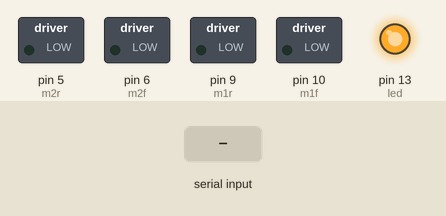
Simulated run of this sketch. Board: Arduino Uno, built with avr-gcc and run on an emulated ATmega328P. On the bench: switched loads named in the sketch (green lamp = pin HIGH), output pins drawn as LEDs (lit = HIGH). The inputs (shaded band) are chosen by the test bench.

Above: at 1.2 s.
1.3 s: "<30,150>" received over Serial
At 2.0 s:
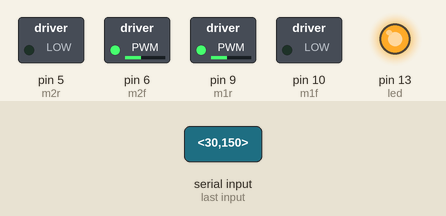
2.8 s: "<3>" received over Serial
At 4.0 s:
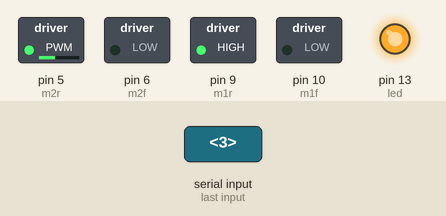
4.3 s: "<2>" received over Serial
At 5.3 s:
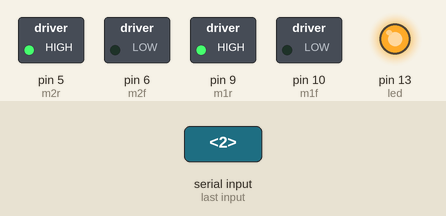
5.8 s: "<1>" received over Serial
At 6.4 s:
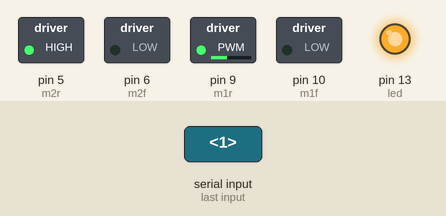
7.3 s: "<4>" received over Serial
At 8.7 s:
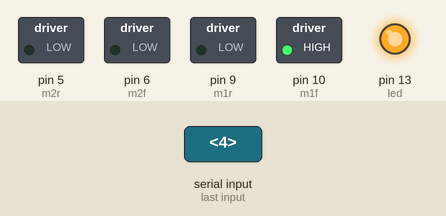
Timing chart, 0 to 9.8 s (numbered marks = the images above; inputs shaded):
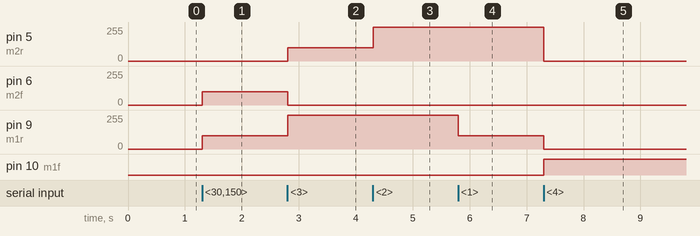

Measured:
- after the input at 1.3 s, pin 6 (m2f), pin 9 (m1r): 0/255 → 100/255 at once
- after the input at 2.8 s, pin 5 (m2r): 0/255 → 100/255 at once; pin 6 (m2f): 100/255 → 0/255 at once; pin 9 (m1r): 100/255 → 255/255 at once
- after the input at 4.3 s, pin 5 (m2r): 100/255 → 255/255 at once
- after the input at 5.8 s, pin 9 (m1r): 255/255 → 100/255 at once
- after the input at 7.3 s, pin 5 (m2r): 255/255 → 0/255 at once; pin 9 (m1r): 100/255 → 0/255 at once; pin 10 (m1f): LOW → HIGH at once

The sketch:

Human_tracker_arduino.ino
```cpp
//Define pin numbers

//right motor
int m1f = 10;
int m1r = 9;
//left motor
int m2f = 6;
int m2r = 5;
int led = 13;
char value;
int val[3];
int len;
int direc;


void setup()
{
  //start serial communication at Baud rate of 9600
  Serial.begin(9600);
  pinMode(m1f, OUTPUT);
  pinMode(m1r, OUTPUT);
  pinMode(m2f, OUTPUT);
  pinMode(m2r, OUTPUT);
  pinMode(led, OUTPUT);
  digitalWrite(led, HIGH);
}

void execute()
{
  int no;
  int i = 0;

  //convert ASCII value from serial buffer into int
  no = value - '0';
  //Serial.println(no);

  int a, b, c, d;

  /*
    """
    Direction control Index:

    '<' , '>' are the frame check bits for serial communication

    Numbers represent the direction to be moved as per their     	position on numpad
    1: Back Left
    2: Back
    3: Back right
    4: Left
    5: Stay still
    6: Right
    7: Front Left
    8: Forward
    9: Forward right
    """
  */

  switch (no)
  {
    case 0:
      a = 0; b = 100; c = 100; d = 0;
      break;
    case 3:
      a = 0; b = 255; c = 0; d = 100;
      break;
    case 2:
      a = 0; b = 255; c = 0; d = 255;
      break;
    case 1:
      a = 0; b = 100; c = 0; d = 255;
      break;
    case 4:
      a = 255; b = 0; c = 0; d = 0;
      break;
    case 5:
      a = 0; b = 0; c = 0; d = 0;
      break;
    case 6:
      a = 0; b = 0; c = 255; d = 0;
      break;
    case 7:
      a = 255; b = 0; c = 100; d = 0;
      break;
    case 8:
      a = 150; b = 0; c = 150; d = 0;
      break;
    case 9:
      a = 100; b = 0; c = 255; d = 0;
      break;
  }

  analogWrite(m1f, a);
  analogWrite(m1r, b);
  analogWrite(m2f, c);
  analogWrite(m2r, d);
  //delay(255);
}

void loop()
{
  if (Serial.available())
  {
    //Check for frame control bits
    char ch = Serial.read();
    if (ch == '<')
    {
      len = 0;
    }
    else if (ch == '>')
    {
      execute();
      //Serial.println(value);
      len = 1;
    }
    else if (len == 0)
      value = ch;
  }
}
```
